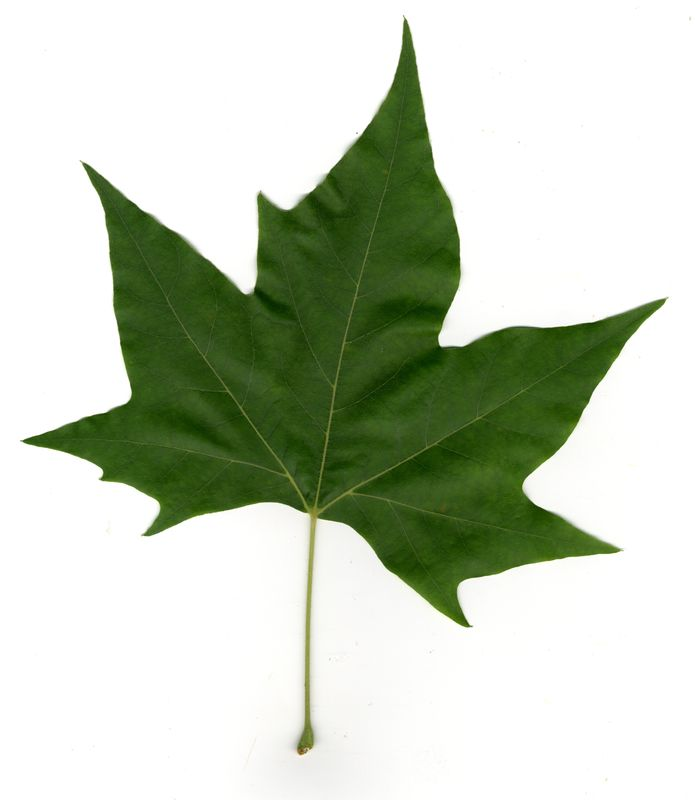
#> input picture img/15.jpg, 695 x 800 px
$ jupyter execute --allow-errors notebook.ipynb   (shell and % lines are left out)
#> lines starting #> are read from the running program, lines starting #| are printed output that depends on the picture; after the words box and inside, x2 and y2 are one past the last pixel; in counts of white or black regions, pixels touching at a corner belong together; long printed decimals are rounded
[cell 1]
# Installing requirements

[cell 2]
# # Mount drive (uncomment this if you are using Google Colab)
# from google.colab import drive
# drive.mount('/content/drive/')
# %cd /content/drive/MyDrive/IC/python

# Reconstruction of curves by means of robust features

This project aims to represent discrete curves using a few anchor points. It extracts the points using a discrete curvature analysis and try to reconstruct it using differential coordinates as described in Sorkine (2006).

The steps of the project are organised by the following sections:

- Image reading and preprocessing
- Curvature analysis
- Important points extraction
- Curve reconstruction
- Tests and calculate distance (error)

<b>Developed by:</b> André Luís Mendes Fakhoury<br>
<b>Supervisor:</b> João Batista do Espírito Santo Neto<br>
<b>Support:</b> This project is supported by FAPESP no 2020/07224-5

[cell 3]
from medpy.filter.smoothing import anisotropic_diffusion
from mpl_toolkits.mplot3d import Axes3D
import matplotlib.pyplot as plt
from tqdm.notebook import tqdm
from matplotlib import cm
import numpy as np
import pywavefront
import cv2 as cv
import imageio
import pickle5 as pickle
import os

# Preprocessing

Here, we have to preprocess the image and return the coordinates of the boundaries of the main object present in the figure.

Preprocessing steps:
- Gaussian blur
- Convert to Grayscale
- Otsu thresholding
- Countour finding

[cell 4]
# Preprocess image and return the contours
def get_contours(img_original):
    img_filter = cv.GaussianBlur(img_original, (5, 5), cv.BORDER_DEFAULT)

    img = cv.cvtColor(img_filter, cv.COLOR_BGR2GRAY)
    img = cv.bitwise_not(img)

    thr, edged = cv.threshold(img, 0, 255, cv.THRESH_BINARY + cv.THRESH_OTSU)
    contours, hierarchy = cv.findContours(edged, cv.RETR_EXTERNAL, cv.CHAIN_APPROX_NONE)

    lens = [len(contours[i]) for i in range(len(contours))]
    contour_pos = np.where(lens == np.amax(lens))[0][0]

    image = np.copy(img_original)
    cv.drawContours(image, contours, contour_pos, (100, 255, 100), 3)

    return np.squeeze(contours[contour_pos]), edged

# Curve processing

With the coordinates (x, y) of each boundary point, we can consider the contour as a discrete curve. So, we can calculate the curvature on each point of this curve.

[cell 5]
from scipy.fft import fft, ifft, fftshift, ifftshift

# Calculate discrete derivative of y(x), using a Gaussian with given sigma
def calc_derivative(y, x, sigma):
    n = x.shape[0]
    step = 1.0 / (x[-1] - x[0])
    x = np.arange(-n//2, n - n//2 - n%2) * step
    gauss = np.exp(-((np.square(x))/(np.square(sigma))) / 2)
    gauss = fftshift(gauss)

    y = fft(fftshift(y))
    A = gauss * y

    der = fftshift(2 * np.pi * 1j * x)
    return ifftshift(np.real(ifft(A * der)))

# Calculate the curvature on each point of coordinates x(t) and y(t)
def calc_curvature(x, y, t):
    sigma = 10;
    dx = calc_derivative(x, t, sigma)
    dy = calc_derivative(y, t, sigma)

    d2x = calc_derivative(dx, t, sigma)
    d2y = calc_derivative(dy, t, sigma)

    return (dx * d2y - dy * d2x) / (np.square(dx) + np.square(dy))**(3/2)

## Choosing the best Anchor Points

Here we are looking for some points that well represent the whole curve. To do it, I'm currently choosing 25% of the points as linear spaced samples, and the rest of them are just taken according to the curvature - I try to take the points with the greatest absolute values (and also taking care to not choose points too close to each other).

[cell 6]
# Choose anchor points according to curvature or linspace
def choose_anchor(contour, qtt, method='curvature'):
    n = len(contour)
    assert(qtt <= n)

    if method == 'curvature':
        kappa = calc_curvature(contour[:,0], contour[:,1], np.arange(n))
        arr = sorted([(np.abs(kappa[i]), i) for i in range(n)], reverse=True)
        chosen = set(np.linspace(0, n - 1, qtt//4).astype(int))

        delta_range = n // 20
        while len(chosen) < qtt:
            for curv, idx in arr:
                can_be = len(chosen) < qtt
                for delta in range(-delta_range, delta_range):
                    can_be = can_be and not (idx + delta) % n in chosen
                if can_be:
                    chosen.add(idx)
            delta_range = max(delta_range - 5, 0)
        return list(chosen)[:qtt]
    elif method == 'linspace':
        return np.linspace(0, n - 1, qtt).astype(int)
    else:
        raise "Invalid method"

# Reconstruction

Here we apply the reconstruction method based on the discrete Laplacian Operator as described in [Sorkine (2006)](https://igl.ethz.ch/projects/Laplacian-mesh-processing/STAR/CGF-Laplacian-mesh-processing.pdf).

[cell 7]
import numpy as np

# generate default adjacency (i is connected to i-1 and i+1).
# If closed=True, connects 0 and n-1.
def gen_default_adjacency(n, closed=True):
    A = np.zeros((n, n))
    r = np.arange(n)
    A[r-1,r] = 1
    A[r,r-1] = 1
    if not closed:
        A[0, -1] = 0
        A[-1, 0] = 0
    return A

# Generate default weights of differential coordinates.
def gen_default_weights(A):
    c = sum(A)
    w = A / c
    return w, c

# Generate delta coordinates according to v, w and c
# [6 lines left out: function gen_delta_coords, not called in this run]

# generate simmetric Laplacian matrix
def gen_laplacian(A):
    return np.diag(sum(A)) - A

# Recover absolute cartesian coordinates from delta coordinates
def recover_coords(L, delta, anchor_id, anchor_val):
    n = L.shape[0]
    k, ndims = anchor_val.shape

    add_L = np.zeros((k, n))
    add_L[np.arange(k),anchor_id] = 1
    L = np.concatenate((L, add_L), axis=0)

    delta = np.concatenate((delta, anchor_val), axis=0)
    v = np.zeros((n, ndims))
    for i in range(ndims):
        v[:,i] = np.linalg.linalg.lstsq(L, delta[:,i].T, rcond=None)[0].T
    return v

# Generate default info and reconstruct values
def gen_and_recover(n, anchor_id, anchor_val, closed=True):
    n_dims = anchor_val[0].shape[0]
    A = gen_default_adjacency(n, closed)
    w, c = gen_default_weights(A)
    L = gen_laplacian(A)
    delta = np.zeros((n, n_dims)).astype(np.float64)
    return recover_coords(L, delta, anchor_id, anchor_val)

# Tests

With every auxiliary methods done, we can finnaly test and calculate the error.

Error is defined as the sum of Euclidean distances between the original and reconstructed points.

[cell 8]
# returns the error (Euclidean distance) of reconstruction
def get_error(original, reconstructed):
    return np.linalg.norm(original - reconstructed)

[cell 9]
# test an image using the methods above defined
def test_image(img_file, anchor_qtt=50, debug_print=True, show_plot=True):
#> called with img_file = 'img/15.jpg', anchor_qtt = 40, debug_print = True, show_plot = True
    if debug_print:
        print(f'Processing image {img_file}... ', end='', flush=True)

    img_original = imageio.imread(img_file)
#> img_original is the input picture: shape (800, 695, 3); mean R, G, B 198.3, 207, 189.9
    contour, edged = get_contours(img_original)
#> in get_contours, `img = cv.bitwise_not(img)`:
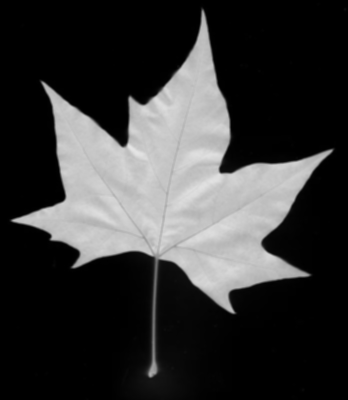
#> img: shape (800, 695) (shown at 1/2 size); min 0, max 230, mean 54.2
#> in get_contours, `thr, edged = cv.threshold(img, 0, 255, cv.THRESH_BINARY + cv.THRESH_OT..`:
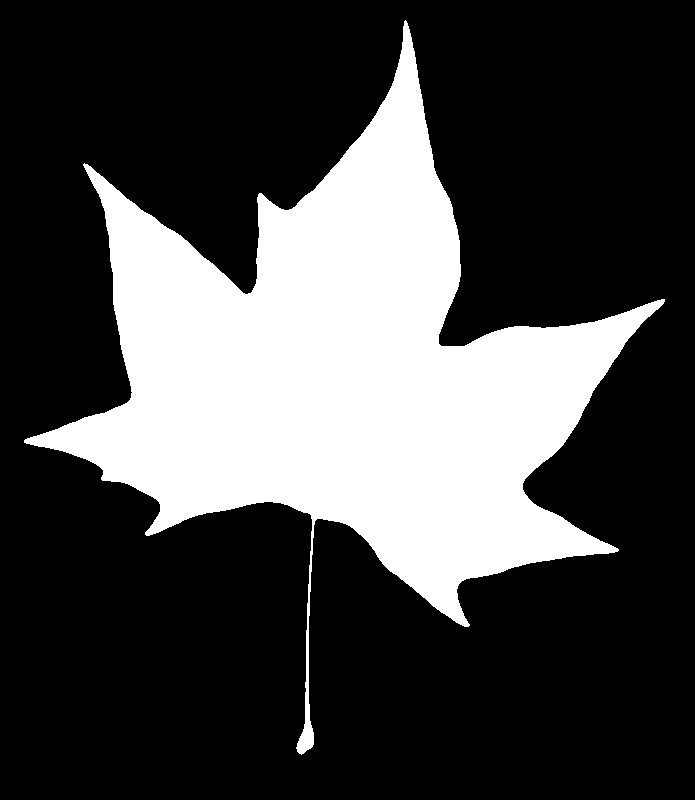
#> edged: shape (800, 695); 27.2% white; 1 white region
#> in get_contours, `thr, edged = cv.threshold(img, 0, 255, cv.THRESH_BINARY + cv.THRESH_OT..`: thr = 97
#> in get_contours, `contours, hierarchy = cv.findContours(edged, cv.RETR_EXTERNAL, cv.CHAI..`: contours = 1 contour; box (x1, y1, x2, y2) and area: (24, 20, 665, 755) 149534
#> in get_contours, `lens = [len(contours[i]) for i in range(len(contours))]`: lens = [2863]
#> in get_contours, `contour_pos = np.where(lens == np.amax(lens))[0][0]`: contour_pos = 0
#> in get_contours, `cv.drawContours(image, contours, contour_pos, (100, 255, 100), 3)`:
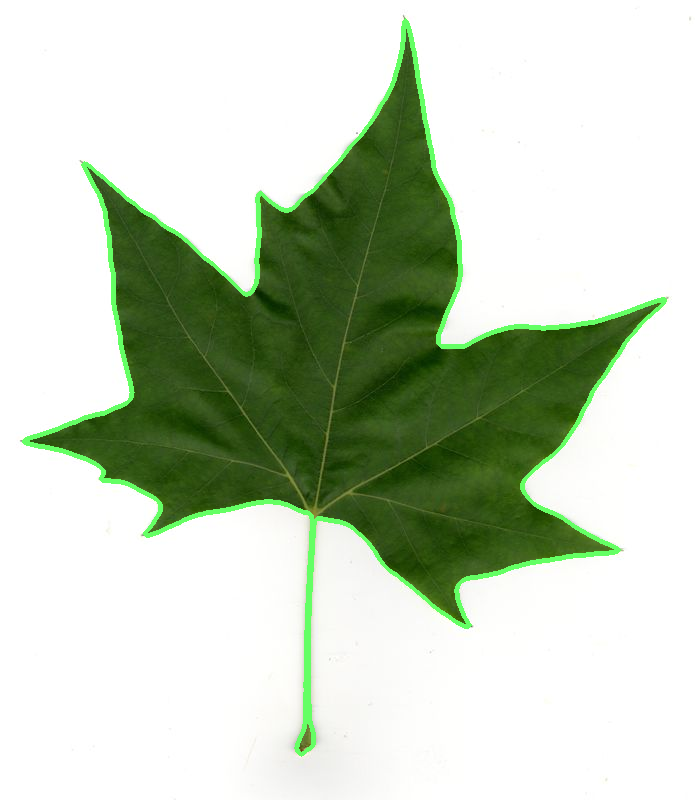
#> image: shape (800, 695, 3); 2.46% of pixels changed, all inside (x1, y1, x2, y2) = (22, 18, 667, 757)
#> contour = 2863 pairs, first value 24 to 664, second value 20 to 754

    n, ndims = contour.shape
    if debug_print:
        print(f'{n} points ', end='', flush=True)
#| 2863 points

    anchor = choose_anchor(contour, anchor_qtt, method='curvature')
#> in choose_anchor, `n = len(contour)`: n = 2863
#> in calc_derivative, `step = 1.0 / (x[-1] - x[0])`: step = 0.000349
#> in calc_derivative, `x = np.arange(-n//2, n - n//2 - n%2) * step`: x = 2863 values from -0.5 to 0.5
#> in calc_derivative, `gauss = np.exp(-((np.square(x))/(np.square(sigma))) / 2)`: gauss = 2863 values, max 1 at index 1432, min 0.999 at index 0, mean 1
#> in calc_derivative, `gauss = fftshift(gauss)`: gauss = 2863 values, max 1 at index 0, min 0.999 at index 1431, mean 1
#> in calc_curvature, `dx = calc_derivative(x, t, sigma)`: dx = 2863 values, max 2.36 at index 516, min -2.44 at index 2693, mean 0
#> in calc_curvature, `dy = calc_derivative(y, t, sigma)`: dy = 2863 values, max 2.3 at index 2507, min -1.99 at index 2101, mean 3.97e-17
#> in calc_curvature, `d2x = calc_derivative(dx, t, sigma)`: d2x = 2863 values, max 2.35 at index 72, min -3.22 at index 720, mean -5.74e-18
#> in calc_curvature, `d2y = calc_derivative(dy, t, sigma)`: d2y = 2863 values, max 3.01 at index 491, min -3.41 at index 1419, mean 8.14e-18
#> in choose_anchor, `kappa = calc_curvature(contour[:,0], contour[:,1], np.arange(n))`: kappa = 2863 values, max 2.97 at index 2098, min -12.64 at index 835, mean -0.00458
#> in choose_anchor, `arr = sorted([(np.abs(kappa[i]), i) for i in range(n)], reverse=True)`: arr = 2863 pairs, first value 0.000147 to 12.64, second value 0 to 2862
#> in choose_anchor, `delta_range = n // 20`: delta_range = 143
#> the loop in choose_anchor, `while len(chosen) < qtt:` made 21 passes
#> delta_range on passes 1 to 8: 138, 133, 128, 123, 118, 113, 108, 103
#> after the loop in choose_anchor, `while len(chosen) < qtt:`: chosen = 40 items
#> anchor = 40 values, max 2862 at index 13, min 0 at index 0, mean 1416.4

    if debug_print:
        print('[anchors ok] ', end='', flush=True)

    v_rec = gen_and_recover(n, anchor, contour[anchor])
#> in gen_and_recover, `w, c = gen_default_weights(A)`:
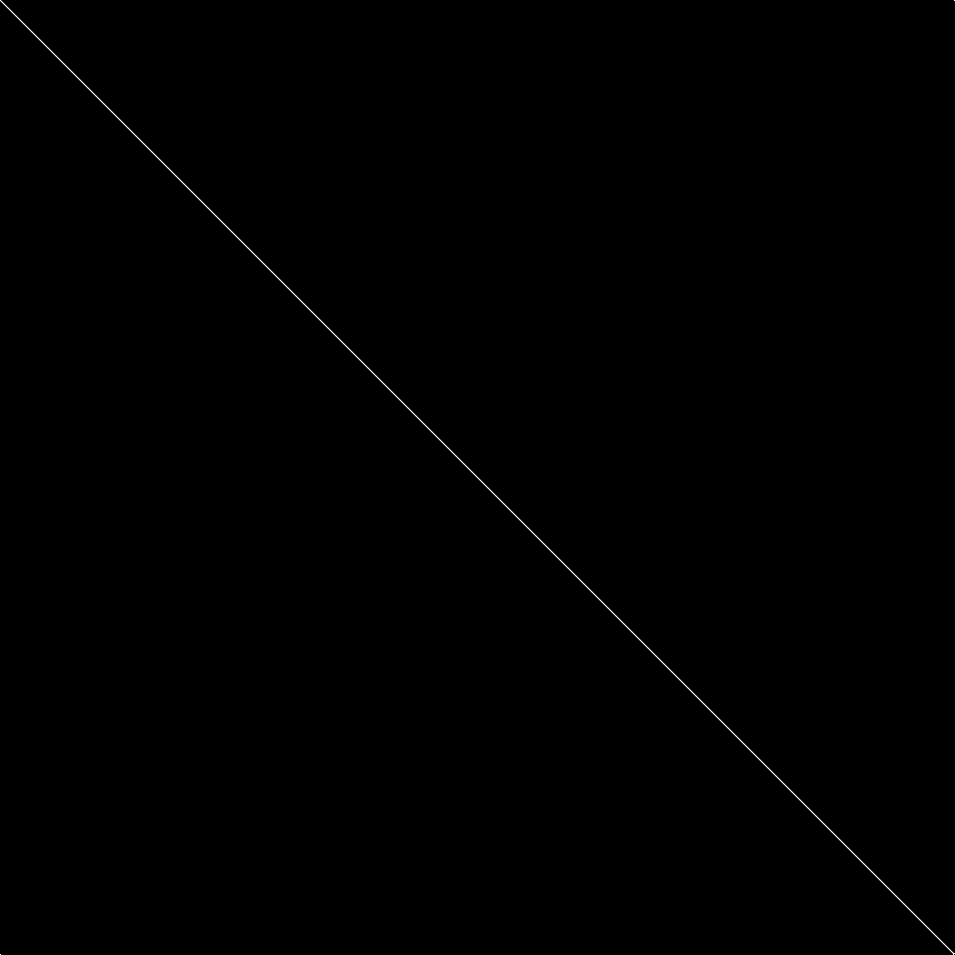
#> A: shape (2863, 2863) float64 (shown at 1/3 size); values 0 (black) and 1 (white), 0.07% white in thin lines or dots
#> in recover_coords, `L = np.concatenate((L, add_L), axis=0)`:
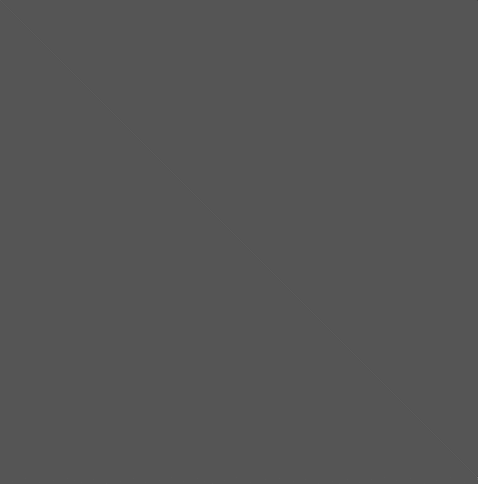
#> L: shape (2903, 2863) float64 (shown at 1/6 size); min -1, max 2, mean 4.81e-06; drawn with min black and max white
#> in recover_coords, `delta = np.concatenate((delta, anchor_val), axis=0)`: delta = 2903 pairs, first value 0 to 657, second value 0 to 754
#> after the loop in recover_coords, `for i in range(ndims):`: v = 2863 pairs, first value 46.67 to 657, second value 15.63 to 754.1
#> v_rec has the same summary as v in recover_coords

    error = get_error(contour, v_rec)
#> error = 427.8
    if debug_print:
        print('[ok] [error = %.6f]' % error, flush=True)
#| [ok] [error = 427.790]

    # show images
    if show_plot:
        plt.figure(figsize=(20, 6))
        plt.subplot(151)
        plt.imshow(img_original)
        plt.subplot(152)
        plt.imshow(edged)
        plt.subplot(153)
        plt.plot(v_rec[:,0], v_rec[:,1], color=(47/255, 153/255, 82/255))
        ax = plt.gca()
        ax.set_ylim(ax.get_ylim()[::-1])
        plt.subplot(154)
        plt.scatter(contour[anchor,0], contour[anchor,1], color=(1.0, 0.0, 0.0), marker='*')
        ax = plt.gca()
        ax.set_ylim(ax.get_ylim()[::-1])
        plt.subplot(155)
        plt.plot(contour[:,0], contour[:,1], color=(0.0, 0.0, 1.0))
        plt.plot(v_rec[:,0], v_rec[:,1], color=(60/255, 153/255, 82/255))
        plt.scatter(contour[anchor,0], contour[anchor,1], color=(1.0, 0.0, 0.0), marker='*')
        ax = plt.gca()
        ax.set_ylim(ax.get_ylim()[::-1])
        plt.show()
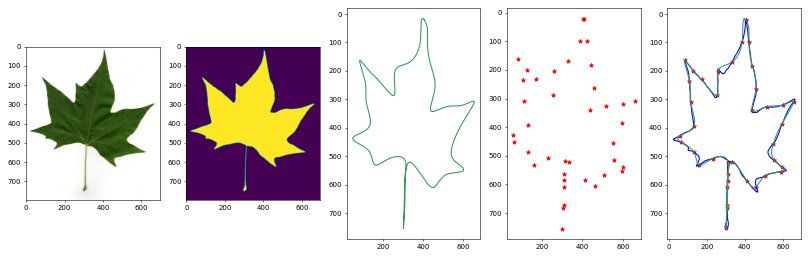
#> figure drawn by matplotlib, 5 panels
    return contour, anchor, v_rec

## Test with leaves images

Testing with images from ImageCLEF (2011).

[cell 10]
contour, anchor, v_rec = test_image('img/15.jpg', 40)
#> v_rec has the same summary as v in recover_coords

### Batch test

Testing a lot of images from ImageCLEF repository.

#> (a cell that did not finish here is left out)

#> (a cell that did not finish here is left out)

## Tests with custom examples

Okay, we tested everything with leaves, and some of them get better results than the other ones: but it actually doesn't matter, as we want to make the best possible result to faces - and some features observed on leaves are not present on faces. So here I'm trying some other tests, using other curves.

## 2D parametric curves

[cell 13]
n = 700
t = np.linspace(1, 2.315 * np.pi, n)

# parametric function
x, y = 3 * np.cos(3 * t), 5 * np.sin(2 * t)

v = np.stack((x, y), axis=-1)

# get anchors and reconstruct
anchor = choose_anchor(v, n//50, 'curvature')
#> anchor = [0, 131, 483, 167, 519, 555, 203, 590, 239, 626, 664, 314, 699, 349]
v_rec = gen_and_recover(n, anchor, v[anchor], closed=True)
#> in recover_coords (call 2), `L = np.concatenate((L, add_L), axis=0)`:
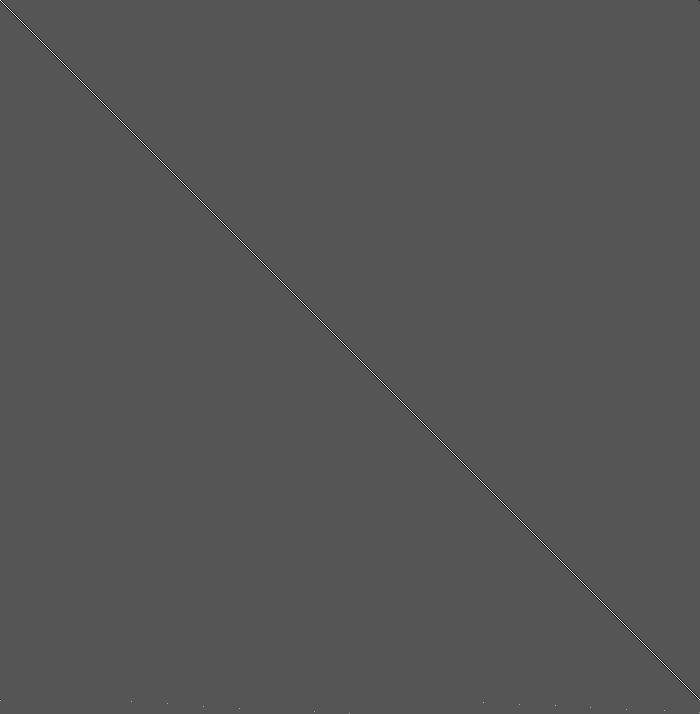
#> L: shape (714, 700) float64; min -1, max 2, mean 2.8e-05; drawn with min black and max white
#> in recover_coords (call 2), `delta = np.concatenate((delta, anchor_val), axis=0)`: delta = 714 pairs, first value -3 to 3, second value -4.8 to 4.88
#> after the loop in recover_coords (call 2), `for i in range(ndims):`: v = 700 pairs, first value -3 to 3, second value -5 to 5.02
#> v_rec has the same summary as v in recover_coords

# plot graphs
plt.figure(figsize=(20, 6))
plt.subplot(131)
plt.plot(v[:,0], v[:,1])
plt.title('Original')
plt.subplot(132)
plt.scatter(v[anchor,0], v[anchor,1], marker='x')
plt.title('Error: %.4f' % get_error(v, v_rec))
plt.subplot(133)
plt.plot(v_rec[:,0], v_rec[:,1])
plt.scatter(v[anchor,0], v[anchor,1], marker='x')
plt.title('Reconstructed')
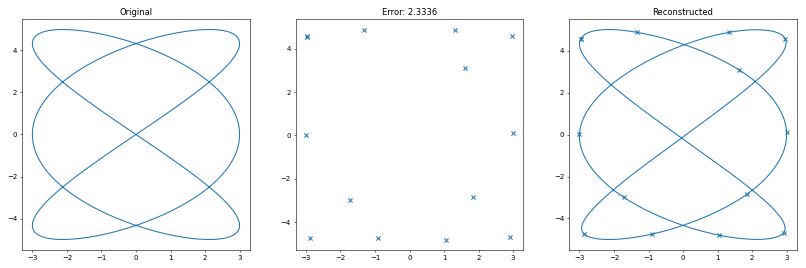
#> figure drawn by matplotlib, 3 panels

## Open curves

The Sorkine's algorithm should work with open curves as well, if given the correct adjacency matrix. Here we can confirm it.

[cell 14]
n = 1000
t = np.linspace(1, np.pi, n)

# parametric function (x(t), y(t)) = (sin(5t), cos(t/3))
x, y = np.sin(5 * t), np.cos(t/3)

v = np.stack((x, y), axis=-1)

anchor = choose_anchor(v, 10, 'curvature')
#> anchor = [0, 999, 940, 204, 561, 305, 888, 62, 829, 254]
v_rec = gen_and_recover(n, anchor, v[anchor], closed=False)
#> v_rec = 1000 pairs, first value -1 to 1, second value 0.5 to 0.945

# plot graphs
plt.figure(figsize=(20, 6))
plt.subplot(131)
plt.plot(v[:,0], v[:,1])
plt.subplot(132)
plt.scatter(v[anchor,0], v[anchor,1], marker='x')
plt.title('Error: %.4f' % get_error(v, v_rec))
plt.subplot(133)
plt.plot(v_rec[:,0], v_rec[:,1])

## 3D curves

The functions here developed should also work well with any any mesh, including 3D curves.

[cell 15]
n = 1000
t = np.linspace(0, 1.5 * np.pi, n)

# parametric function (x(t), y(t), z(t)) = (sin(3t), cos(t/5), sin(t))
x, y, z = np.sin(3 * t), np.cos(t / 5), np.sin(t)

anchor = choose_anchor(v, 20, method='linspace')

v = np.stack((x, y, z), axis=-1)
v_rec = gen_and_recover(n, anchor, v[anchor], closed=False)

# plot graphs
plt.figure(figsize=(18, 5))
ax = plt.subplot(121, projection='3d')
ax.plot(v[:,0], v[:,1], v[:,2])
ax = plt.subplot(122, projection='3d')
ax.plot(v_rec[:,0], v_rec[:,1], v_rec[:,2])
ax.scatter(v[anchor,0], v[anchor,1], v[anchor,2], marker='x')

print('Error:', get_error(v, v_rec))
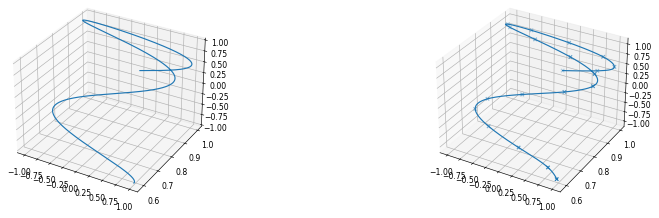
#> figure drawn by matplotlib, 2 panels
